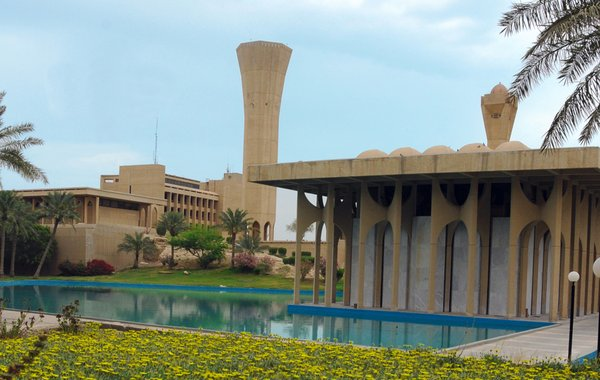
#> input picture Detectors, descriptors, and image segmentation/image1.jpg, 600 x 380 px
$ jupyter execute --allow-errors 'Detectors, descriptors, and image segmentation.ipynb'   (shell and % lines are left out)   (older library calls are emulated)
#> lines starting #> are read from the running program, lines starting #| are printed output that depends on the picture
### Detectors, descriptors, and image segmentation using python

[cell 1]
import matplotlib.pyplot as plt
import numpy as np
import matplotlib.image as mpimg
import cv2
from skimage.feature import corner_harris, corner_peaks

# This code is to make matplotlib figures appear inline in the notebook rather than in a new window.

# set default size of plots
plt.rcParams['figure.figsize'] = (15.0, 8.0)
plt.rcParams['image.interpolation'] = 'nearest'
plt.rcParams['image.cmap'] = 'gray'

[cell 2]
def displayImage(img):
    # Show image
    plt.figure(figsize = (10,7))
    plt.imshow(img)
    plt.axis('off')
    plt.show()


def readImage(imagePath):
    # Your code here
#> called with imagePath = 'image1.jpg'
    return mpimg.imread(imagePath)
#> returned value is the input picture: shape (380, 600, 3); mean R, G, B 134.3, 145.4, 135.5

[cell 3]
image = readImage("image1.jpg")

displayImage(image)

print(image.shape)
#| (380, 600, 3)

## Question 01 [Detector]
In this part, you will implement a Harris detector to detect keypoints as follows:

1. Create a python function harris_detector that gets an image as input and returns the response (R) which is computed as follows:

    (a) Compute the structure tensor matrix (M)

        You can use a Gaussian window W of size 3x3.

    (b) For each pixel, compute the corner response R=Det(M)-k(Trace(M)2)

2. Pass image1.jpg to harris_detector function and display the detected corners on this image.

3. Use the corner_peaks method in skimage.feature to find peaks in the corner measure response image (R).

[cell 4]
# Your code here
def harris_detector(image):
    gray = cv2.cvtColor(image, cv2.COLOR_BGR2GRAY)
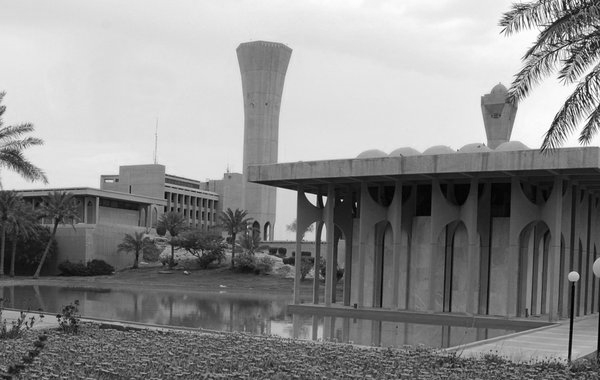
#> gray: shape (380, 600); min 0, max 255, mean 141.2
    displayImage(gray)
    gray = np.float32(gray)
    sobelx = cv2.Sobel(gray,cv2.cv2.CV_32F,1,0,ksize=3)  # x
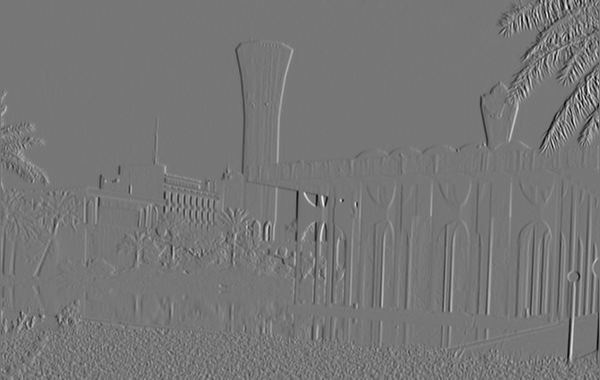
#> sobelx: shape (380, 600) float32; min -779, max 892, mean -0.5; drawn with min black and max white
    sobely = cv2.Sobel(gray,cv2.cv2.CV_32F,0,1,ksize=3)  # y
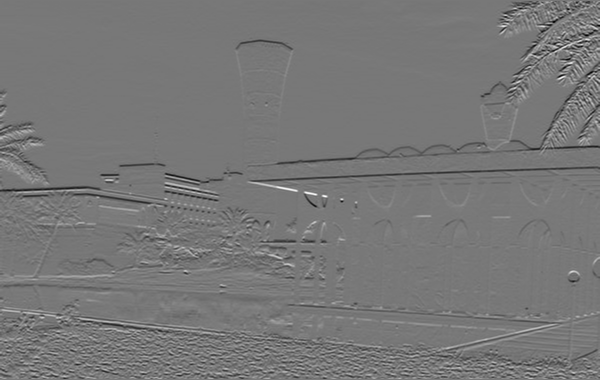
#> sobely: shape (380, 600) float32; min -717, max 806, mean -2.9; drawn with min black and max white

    dx2 = np.square(sobelx)
    dy2 = np.square(sobely)
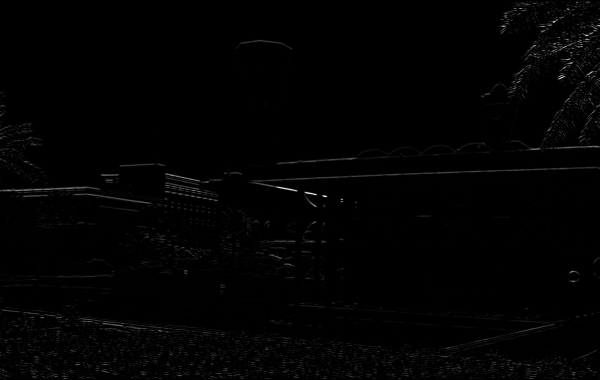
#> dy2: shape (380, 600) float32; min 0, max 649636, mean 5962.8; drawn with min black and max white
    dxdy = sobelx*sobely
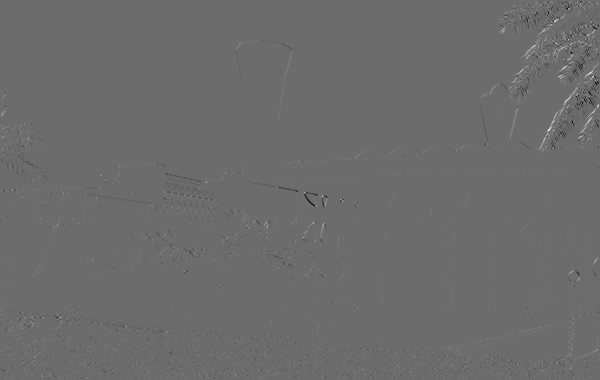
#> dxdy: shape (380, 600) float32; min -274560, max 369771, mean 48.3; drawn with min black and max white

    g_dx2 = cv2.GaussianBlur(dx2,(3,3),1)
    g_dy2 = cv2.GaussianBlur(dy2,(3,3),1)
    g_dxdy = cv2.GaussianBlur(dxdy,(3,3),1)


    # R=Det(M)-k(Trace(M)2)
    harris = g_dx2*g_dy2 - np.square(g_dxdy) - 0.04*np.square(g_dx2 + g_dy2)
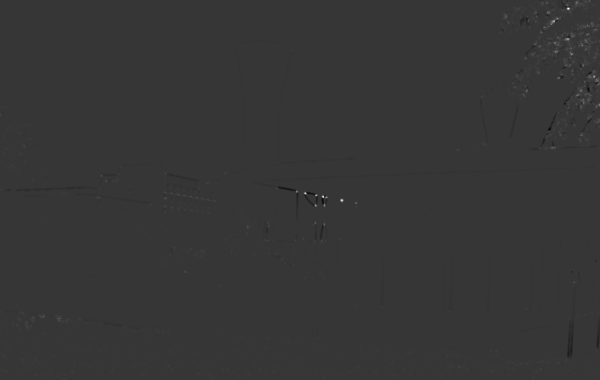
#> harris: shape (380, 600) float32; min -6.8e+09, max 2.51e+10, mean 19619036; drawn with min black and max white

    return harris

[cell 5]
image = readImage("image1.jpg")
R = harris_detector(image)
displayImage(R)
print(R.shape)
#| (380, 600)

#> (the rest of this cell did not finish here and is left out)

### Verifying using API

[cell 6]
def harris_detector_cv(image):
    gray = cv2.cvtColor(image, cv2.COLOR_BGR2GRAY)
    gray = np.float32(gray)
    dst = cv2.cornerHarris(gray,2,3,0.04)
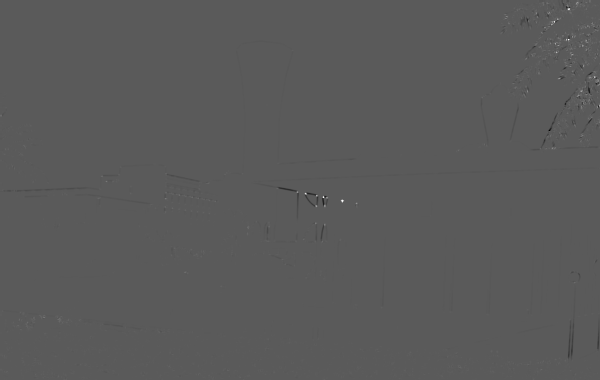
#> dst: shape (380, 600) float32; min -49932044, max 90861728, mean -2128; drawn with min black and max white
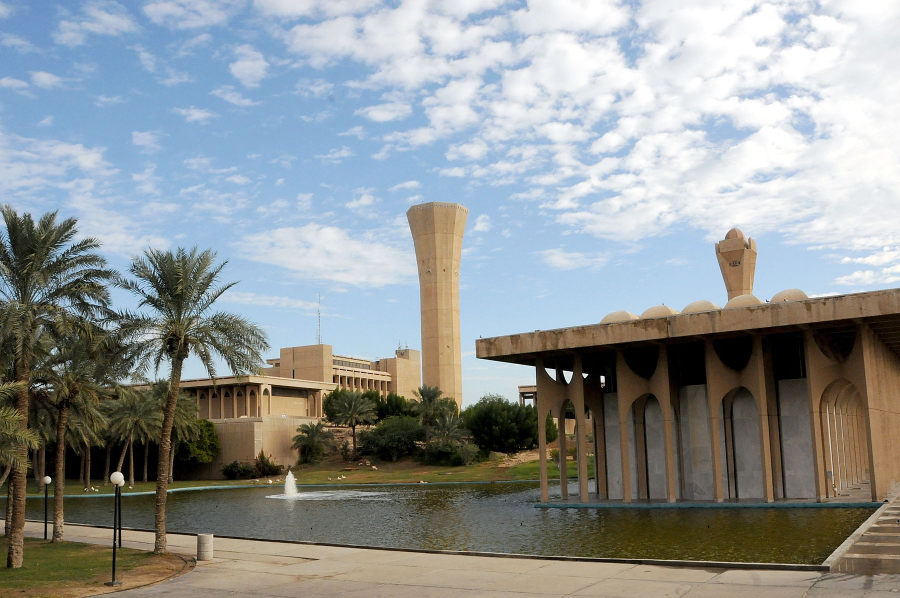
#> input picture Detectors, descriptors, and image segmentation/image2.jpg, 1800 x 1196 px (shown at 1/2 size)
#> in readImage, returned value is the input picture: shape (1196, 1800, 3); mean R, G, B 143.7, 148.3, 148.2
    # Threshold for an optimal value, it may vary depending on the image.
    return dst
image = readImage("image1.jpg")
displayImage(image)
R = harris_detector_cv(image)
displayImage(R)
#> (the rest of this cell did not finish here and is left out)

## Question 02 [SIFT]

Use SIFT for matching the keypoints between image1 and image2. Please follow these steps:

1. Detect keypoints.

2. Describe detected keypoints.

3. Perform matching between keypoints descriptors using KNN and keep only matches with small distances.

4. Draw the matched keypoints.

[cell 7]
def sift(img1,img2):

    # Initiate SIFT detector
    sift = cv2.SIFT_create()
    # find the keypoints and descriptors with SIFT
    kp1, des1 = sift.detectAndCompute(img1,None)
#> kp1 = 1191 keypoints; strongest (x, y, size): (568, 8, 1.9), (312, 198, 6.8), (554, 20, 1.8), (583, 101, 2.1)
    kp2, des2 = sift.detectAndCompute(img2,None)
#> kp2 = 5878 keypoints; strongest (x, y, size): (1170, 751, 6.3), (1136, 751, 12.8), (1103, 746, 12.5), (170, 561, 2.1)
    # FLANN parameters
    FLANN_INDEX_KDTREE = 1
    index_params = dict(algorithm = FLANN_INDEX_KDTREE, trees = 5)
    search_params = dict(checks=50)   # or pass empty dictionary
    flann = cv2.FlannBasedMatcher(index_params,search_params)
    matches = flann.knnMatch(des1,des2,k=2)
#> matches = 1191 matches
    # Need to draw only good matches, so create a mask
    matchesMask = [[0,0] for i in range(len(matches))]
#> matchesMask = 1191 pairs, first value 0 to 0, second value 0 to 0
    # ratio test as per Lowe's paper
    for i,(m,n) in enumerate(matches):
        if m.distance < 0.6*n.distance:
            matchesMask[i]=[1,0]
#> after the loop, matchesMask = 1191 pairs, first value 0 to 1, second value 0 to 0
    draw_params = dict(matchColor = (0,0,255),
                    singlePointColor = (255,0,0),
                    matchesMask = matchesMask,
                    flags = cv2.DrawMatchesFlags_DEFAULT)
#> draw_params = 4 items
    img3 = cv2.drawMatchesKnn(img1,kp1,img2,kp2,matches,None,**draw_params)
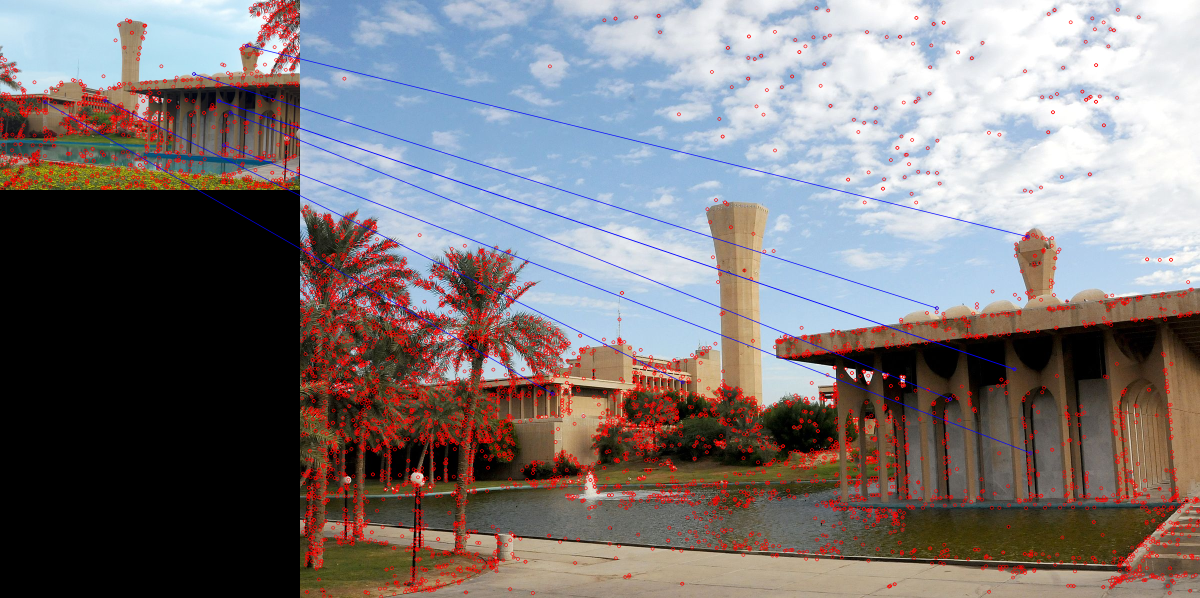
#> img3: shape (1196, 2400, 3) (shown at 1/2 size); mean R, G, B 124.7, 117.8, 119
    return img3

[cell 8]
image1 = readImage('image1.jpg')
image2 = readImage('image2.jpg')

res = sift(image1, image2)
displayImage(res)

## Question 03 [Segmentation]

1. Use K-means clustering for clustering road.jpg and Office-4.jpg images. Use a different number of clusters until you reach a reasonable solution. Analyze the results of applying the different cluster numbers?

2. Use mean-shift clustering for clustering road.jpg and Office-4.jpg images. Use different window sizes. Analyze the results of applying different window sizes? Compare results with k-means?

[cell 9]
# Your code here
# [16 lines left out: function k_mean, not called in this run]

[cell 10]
image1 = readImage('Office-4.jpg')
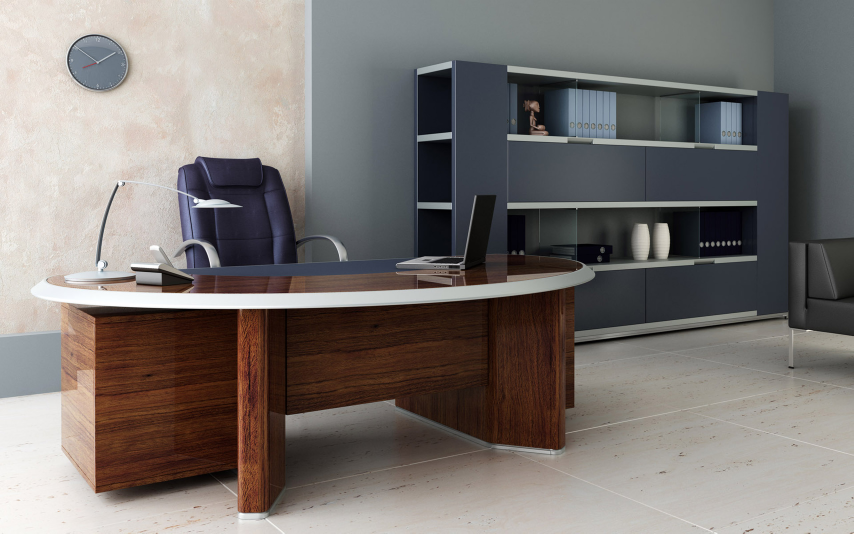
#> input picture Detectors, descriptors, and image segmentation/Office-4.jpg, 2560 x 1600 px (shown at 1/3 size)
#> in readImage, returned value is the input picture: shape (1600, 2560, 3); mean R, G, B 122.4, 116.8, 113.6
